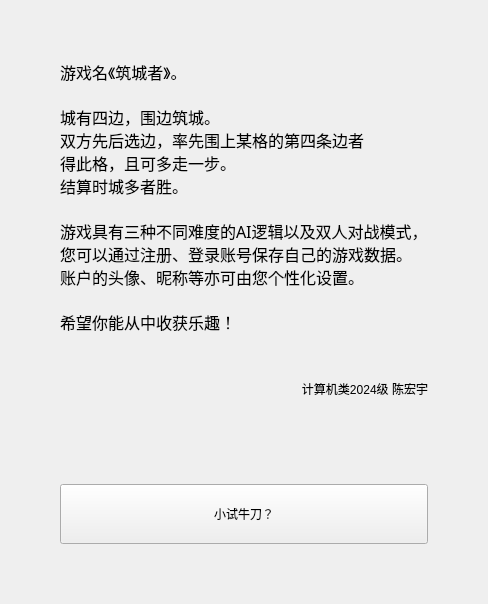
      <widget class="QWidget" name="aboutPage">
       <property name="sizePolicy">
        <sizepolicy hsizetype="Expanding" vsizetype="Expanding">
         <horstretch>0</horstretch>
         <verstretch>0</verstretch>
        </sizepolicy>
       </property>
       <layout class="QVBoxLayout" name="verticalLayout_1_1">
        <item>
         <widget class="QStackedWidget" name="stackedWidget_1">
          <property name="sizePolicy">
           <sizepolicy hsizetype="Expanding" vsizetype="Expanding">
            <horstretch>0</horstretch>
            <verstretch>0</verstretch>
           </sizepolicy>
          </property>
          <widget class="QWidget" name="mainMenuPage_1">
           <property name="sizePolicy">
            <sizepolicy hsizetype="Expanding" vsizetype="Expanding">
             <horstretch>0</horstretch>
             <verstretch>0</verstretch>
            </sizepolicy>
           </property>
           <layout class="QVBoxLayout" name="mainMenuLayout_1">
            <item>
             <layout class="QHBoxLayout" name="horizontalLayout_1_7">
              <item>
               <spacer name="horizontalSpacer_18">
                <property name="orientation">
                 <enum>Qt::Horizontal</enum>
                </property>
                <property name="sizeHint" stdset="0">
                 <size>
                  <width>40</width>
                  <height>20</height>
                 </size>
                </property>
               </spacer>
              </item>
              <item>
               <layout class="QVBoxLayout" name="verticalLayout_1_12">
                <item>
                 <spacer name="verticalSpacer_21">
                  <property name="orientation">
                   <enum>Qt::Vertical</enum>
                  </property>
                  <property name="sizeHint" stdset="0">
                   <size>
                    <width>20</width>
                    <height>40</height>
                   </size>
                  </property>
                 </spacer>
                </item>
                <item>
                 <widget class="QLabel" name="label_2">
                  <property name="minimumSize">
                   <size>
                    <width>0</width>
                    <height>60</height>
                   </size>
                  </property>
                  <property name="font">
                   <font>
                    <family>华文中宋</family>
                    <pointsize>12</pointsize>
                    <weight>50</weight>
                    <italic>false</italic>
                    <bold>false</bold>
                   </font>
                  </property>
                  <property name="styleSheet">
                   <string notr="true">font: 12pt &quot;华文中宋&quot;;</string>
                  </property>
                  <property name="text">
                   <string>游戏名《筑城者》。

城有四边，围边筑城。
双方先后选边，率先围上某格的第四条边者
得此格，且可多走一步。
结算时城多者胜。

游戏具有三种不同难度的AI逻辑以及双人对战模式，
您可以通过注册、登录账号保存自己的游戏数据。
账户的头像、昵称等亦可由您个性化设置。

希望你能从中收获乐趣！</string>
                  </property>
                  <property name="alignment">
                   <set>Qt::AlignLeading|Qt::AlignLeft|Qt::AlignVCenter</set>
                  </property>
                 </widget>
                </item>
                <item>
                 <spacer name="verticalSpacer_31">
                  <property name="orientation">
                   <enum>Qt::Vertical</enum>
                  </property>
                  <property name="sizeType">
                   <enum>QSizePolicy::Fixed</enum>
                  </property>
                  <property name="sizeHint" stdset="0">
                   <size>
                    <width>20</width>
                    <height>40</height>
                   </size>
                  </property>
                 </spacer>
                </item>
                <item>
                 <widget class="QLabel" name="label_3">
                  <property name="styleSheet">
                   <string notr="true">font: 12pt &quot;华文中宋&quot;;</string>
                  </property>
                  <property name="text">
                   <string>计算机类2024级 陈宏宇</string>
                  </property>
                  <property name="alignment">
                   <set>Qt::AlignRight|Qt::AlignTrailing|Qt::AlignVCenter</set>
                  </property>
                 </widget>
                </item>
                <item>
                 <spacer name="verticalSpacer_10">
                  <property name="orientation">
                   <enum>Qt::Vertical</enum>
                  </property>
                  <property name="sizeType">
                   <enum>QSizePolicy::Fixed</enum>
                  </property>
                  <property name="sizeHint" stdset="0">
                   <size>
                    <width>20</width>
                    <height>80</height>
                   </size>
                  </property>
                 </spacer>
                </item>
                <item>
                 <widget class="QPushButton" name="pushCowButton">
                  <property name="minimumSize">
                   <size>
                    <width>300</width>
                    <height>60</height>
                   </size>
                  </property>
                  <property name="text">
                   <string>小试牛刀？</string>
                  </property>
                 </widget>
                </item>
                <item>
                 <spacer name="verticalSpacer_22">
                  <property name="orientation">
                   <enum>Qt::Vertical</enum>
                  </property>
                  <property name="sizeHint" stdset="0">
                   <size>
                    <width>20</width>
                    <height>40</height>
                   </size>
                  </property>
                 </spacer>
                </item>
               </layout>
              </item>
              <item>
               <spacer name="horizontalSpacer_19">
                <property name="orientation">
                 <enum>Qt::Horizontal</enum>
                </property>
                <property name="sizeHint" stdset="0">
                 <size>
                  <width>40</width>
                  <height>20</height>
                 </size>
                </property>
               </spacer>
              </item>
             </layout>
            </item>
           </layout>
          </widget>
         </widget>
        </item>
       </layout>
      </widget>
